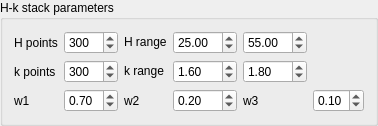
             <widget class="QGroupBox" name="groupBox_6">
              <property name="title">
               <string>H-k stack parameters</string>
              </property>
              <layout class="QVBoxLayout" name="verticalLayout_4">
               <item>
                <layout class="QGridLayout" name="gridLayout_8">
                 <item row="1" column="3">
                  <widget class="QDoubleSpinBox" name="doubleSpinBox_3">
                   <property name="minimum">
                    <double>1.400000000000000</double>
                   </property>
                   <property name="maximum">
                    <double>2.000000000000000</double>
                   </property>
                   <property name="singleStep">
                    <double>0.010000000000000</double>
                   </property>
                   <property name="value">
                    <double>1.600000000000000</double>
                   </property>
                  </widget>
                 </item>
                 <item row="0" column="4">
                  <widget class="QDoubleSpinBox" name="doubleSpinBox_6">
                   <property name="minimum">
                    <double>5.000000000000000</double>
                   </property>
                   <property name="maximum">
                    <double>100.000000000000000</double>
                   </property>
                   <property name="singleStep">
                    <double>0.010000000000000</double>
                   </property>
                   <property name="value">
                    <double>55.000000000000000</double>
                   </property>
                  </widget>
                 </item>
                 <item row="0" column="2">
                  <widget class="QLabel" name="label_12">
                   <property name="sizePolicy">
                    <sizepolicy hsizetype="Fixed" vsizetype="Fixed">
                     <horstretch>0</horstretch>
                     <verstretch>0</verstretch>
                    </sizepolicy>
                   </property>
                   <property name="text">
                    <string>H range</string>
                   </property>
                  </widget>
                 </item>
                 <item row="0" column="0">
                  <widget class="QLabel" name="label_10">
                   <property name="text">
                    <string>H points</string>
                   </property>
                  </widget>
                 </item>
                 <item row="1" column="2">
                  <widget class="QLabel" name="label_13">
                   <property name="sizePolicy">
                    <sizepolicy hsizetype="Fixed" vsizetype="Fixed">
                     <horstretch>0</horstretch>
                     <verstretch>0</verstretch>
                    </sizepolicy>
                   </property>
                   <property name="text">
                    <string>k range</string>
                   </property>
                  </widget>
                 </item>
                 <item row="1" column="4">
                  <widget class="QDoubleSpinBox" name="doubleSpinBox_4">
                   <property name="minimum">
                    <double>1.400000000000000</double>
                   </property>
                   <property name="maximum">
                    <double>2.000000000000000</double>
                   </property>
                   <property name="singleStep">
                    <double>0.010000000000000</double>
                   </property>
                   <property name="value">
                    <double>1.800000000000000</double>
                   </property>
                  </widget>
                 </item>
                 <item row="1" column="0">
                  <widget class="QLabel" name="label_11">
                   <property name="text">
                    <string>k points</string>
                   </property>
                  </widget>
                 </item>
                 <item row="0" column="1">
                  <widget class="QSpinBox" name="spinBox_3">
                   <property name="minimum">
                    <number>100</number>
                   </property>
                   <property name="maximum">
                    <number>1000</number>
                   </property>
                   <property name="value">
                    <number>300</number>
                   </property>
                  </widget>
                 </item>
                 <item row="0" column="3">
                  <widget class="QDoubleSpinBox" name="doubleSpinBox_5">
                   <property name="minimum">
                    <double>5.000000000000000</double>
                   </property>
                   <property name="maximum">
                    <double>100.000000000000000</double>
                   </property>
                   <property name="singleStep">
                    <double>0.010000000000000</double>
                   </property>
                   <property name="value">
                    <double>25.000000000000000</double>
                   </property>
                  </widget>
                 </item>
                 <item row="1" column="1">
                  <widget class="QSpinBox" name="spinBox_4">
                   <property name="minimum">
                    <number>100</number>
                   </property>
                   <property name="maximum">
                    <number>1000</number>
                   </property>
                   <property name="value">
                    <number>300</number>
                   </property>
                  </widget>
                 </item>
                 <item row="2" column="0">
                  <widget class="QLabel" name="label_37">
                   <property name="text">
                    <string>w1</string>
                   </property>
                  </widget>
                 </item>
                 <item row="2" column="2">
                  <widget class="QLabel" name="label_38">
                   <property name="text">
                    <string>w2</string>
                   </property>
                  </widget>
                 </item>
                 <item row="2" column="1">
                  <widget class="QDoubleSpinBox" name="doubleSpinBox_30">
                   <property name="maximum">
                    <double>1.000000000000000</double>
                   </property>
                   <property name="singleStep">
                    <double>0.010000000000000</double>
                   </property>
                   <property name="value">
                    <double>0.700000000000000</double>
                   </property>
                  </widget>
                 </item>
                 <item row="2" column="4">
                  <widget class="QLabel" name="label_39">
                   <property name="text">
                    <string>w3</string>
                   </property>
                  </widget>
                 </item>
                 <item row="2" column="3">
                  <widget class="QDoubleSpinBox" name="doubleSpinBox_31">
                   <property name="maximum">
                    <double>1.000000000000000</double>
                   </property>
                   <property name="singleStep">
                    <double>0.010000000000000</double>
                   </property>
                   <property name="value">
                    <double>0.200000000000000</double>
                   </property>
                  </widget>
                 </item>
                 <item row="2" column="5">
                  <widget class="QDoubleSpinBox" name="doubleSpinBox_32">
                   <property name="maximum">
                    <double>1.000000000000000</double>
                   </property>
                   <property name="singleStep">
                    <double>0.010000000000000</double>
                   </property>
                   <property name="value">
                    <double>0.100000000000000</double>
                   </property>
                  </widget>
                 </item>
                </layout>
               </item>
              </layout>
             </widget>
